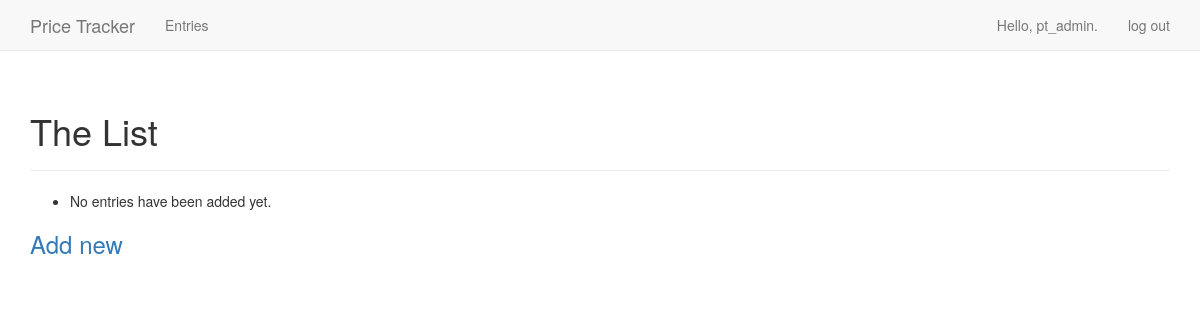
The app's page /entries/ (signed in), older data.
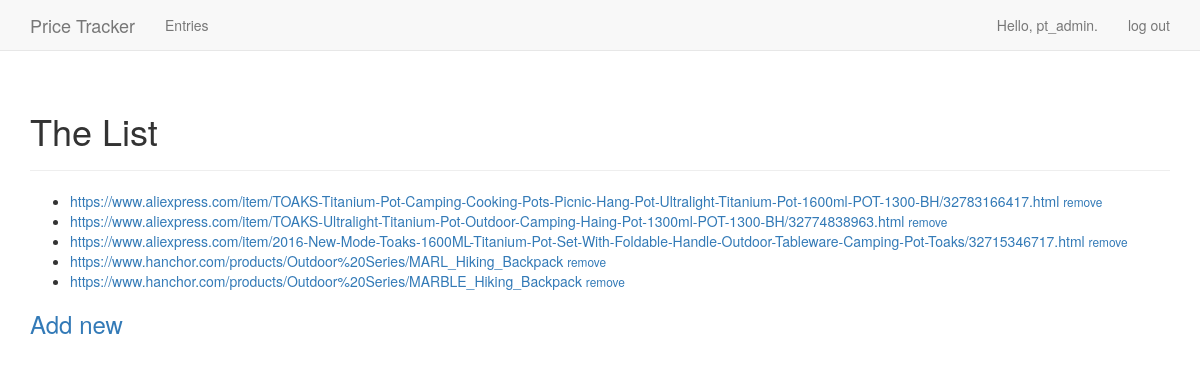
The same page, newer data.
### pt/models.py (models this page shows, shortened)
class Entry(models.Model):
    url = models.CharField(max_length=256)
    TREND_UP = "UP"
    TREND_DOWN = "DOWN"
    TREND_CHOICES = (
        (TREND_UP, '+'),
        (TREND_DOWN, '-'),
    )
    trend = models.CharField(
        max_length=4,
        choices=TREND_CHOICES,
        null=True
    )
    owner = models.ForeignKey(User, on_delete=models.CASCADE)
    class Meta:
        verbose_name_plural = 'entries'

### pt/views.py (the view)
# urls.py: path(r'entries/', views.entries, name='entries'),
@login_required
def entries(request):
    entries = Entry.objects.filter(owner=request.user).order_by('id')
    context = {'entries': entries}
    return render(request, "pt/entries.html", context)

### pt/templates/pt/entries.html (shortened to what this page needs)
{% extends "pt/base.html" %}
{% block header %}
  <h1>The List</h1>
{% endblock header %}
{% block content %}
  <ul>
    {% for entry in entries %}
  <li>
    <a href="{% url 'pt:entry' entry.id %}">{{ entry.url }}</a>
    <small>
      <a href="{% url 'pt:remove_entry' entry.id %}">remove</a>
    </small>
  </li>
    {% empty %}
      <li>No entries have been added yet.</li>
    {% endfor %}
  </ul>
  <h3><a href="{% url 'pt:new_entry' %}">Add new</h3>
{% endblock content %}

Row changes from the older to the newer data that the page shows:
added Entry: url "https://www.aliexpress.com/item/TOAKS-Titanium-Pot-Camping-Cooking-Pots-Picnic-Hang-Pot-Ultralight-Titanium-Pot-1600ml-POT-1300-BH/32783166417.html"
added Entry: url "https://www.aliexpress.com/item/TOAKS-Ultralight-Titanium-Pot-Outdoor-Camping-Haing-Pot-1300ml-POT-1300-BH/32774838963.html"
added Entry: url "https://www.aliexpress.com/item/2016-New-Mode-Toaks-1600ML-Titanium-Pot-Set-With-Foldable-Handle-Outdoor-Tableware-Camping-Pot-Toaks/32715346717.html"
added Entry: url "https://www.hanchor.com/products/Outdoor%20Series/MARL_Hiking_Backpack"
added Entry: url "https://www.hanchor.com/products/Outdoor%20Series/MARBLE_Hiking_Backpack"
Text that changed along with them:
text no longer shown: "No entries have been added yet."
